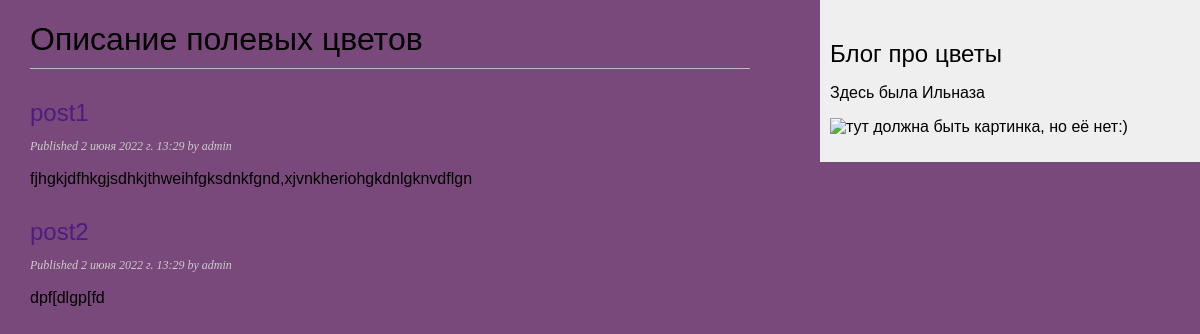
The page /blog/ on the database as committed earlier.
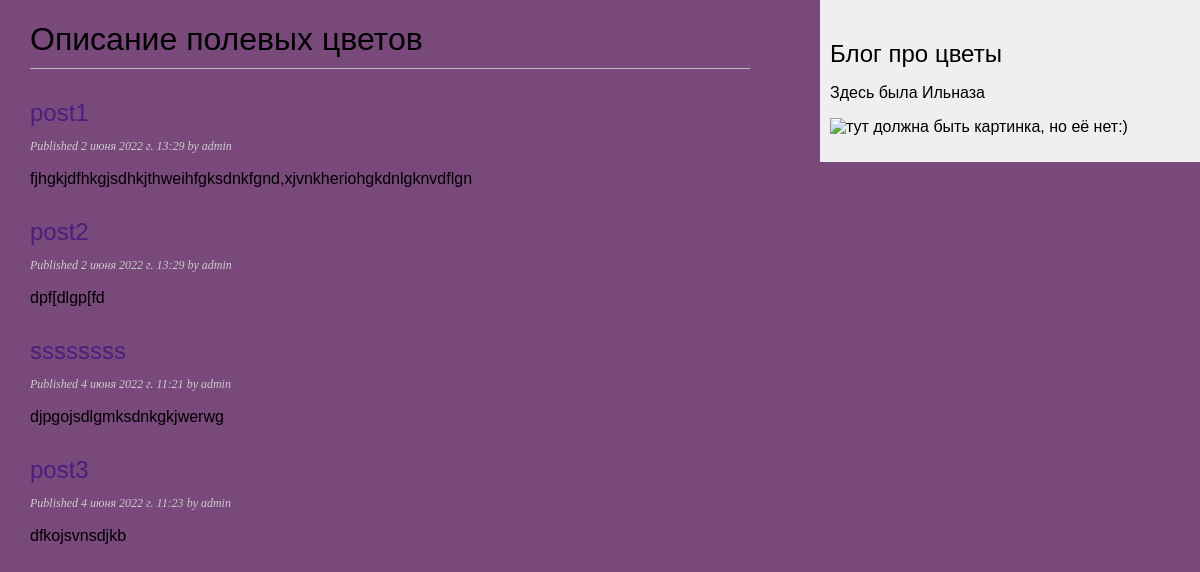
The same page on the database as committed later.
### blog/models.py (models this page shows)
class Post(models.Model):
    class Status(models.TextChoices):
        DRAFT = 'DF', 'Draft'
        PUBLISHED = 'PB', 'Published'
    title = models.CharField(max_length=250)
    slug = models.SlugField(max_length=250)
    author = models.ForeignKey(User,
                               on_delete=models.CASCADE,
                               related_name='blog_posts')
    body = models.TextField()
    publish = models.DateTimeField(default=timezone.now)
    created = models.DateTimeField(auto_now_add=True)
    updated = models.DateTimeField(auto_now=True)
    status = models.CharField(max_length=2,
                              choices=Status.choices,
                              default=Status.DRAFT)
    objects = models.Manager() # The default manager.
    published = PublishedManager() # Our custom manager.

### blog/views.py (the view)
# urls.py: path('', views.post_list, name='post_list'),
def post_list(request):
    posts = Post.published.all()
    return render(request,
                 'blog/post/list.html',
                 {'posts': posts})

### blog/models.py (called while the page is built)
    def get_queryset(self):
        return super().get_queryset()\
                      .filter(status=Post.Status.PUBLISHED)

### blog/templates/blog/post/list.html (shortened to what this page needs)
{% extends "blog/base.html" %}
{% block content %}
  <h1>Описание полевых цветов</h1>
  {% for post in posts %}
    <h2>
      <a href="{% url 'blog:post_detail' post.id %}">
        {{ post.title }}
      </a>
    </h2>
    <p class="date">
      Published {{ post.publish }} by {{ post.author }}
    </p>
    {{ post.body|truncatewords:30|linebreaks }}
  {% endfor %}
{% endblock %}

Rows that differ between the two databases and show on the page:
added Post: title "ssssssss", publish "4 июня 2022 г. 11:21", author "admin", body "djpgojsdlgmksdnkgkjwerwg"
added Post: title "post3", publish "4 июня 2022 г. 11:23", author "admin", body "dfkojsvnsdjkb"
